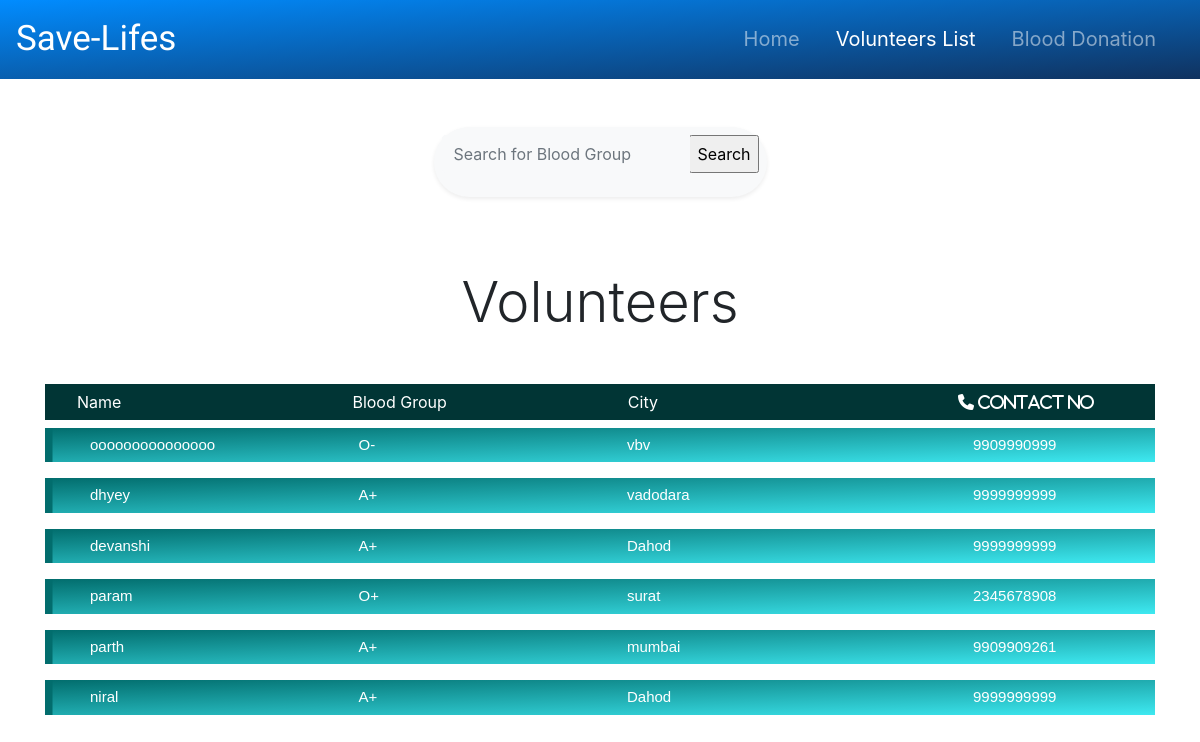
Before: /Blood_Donation/VolunteerList/ with the older database file.
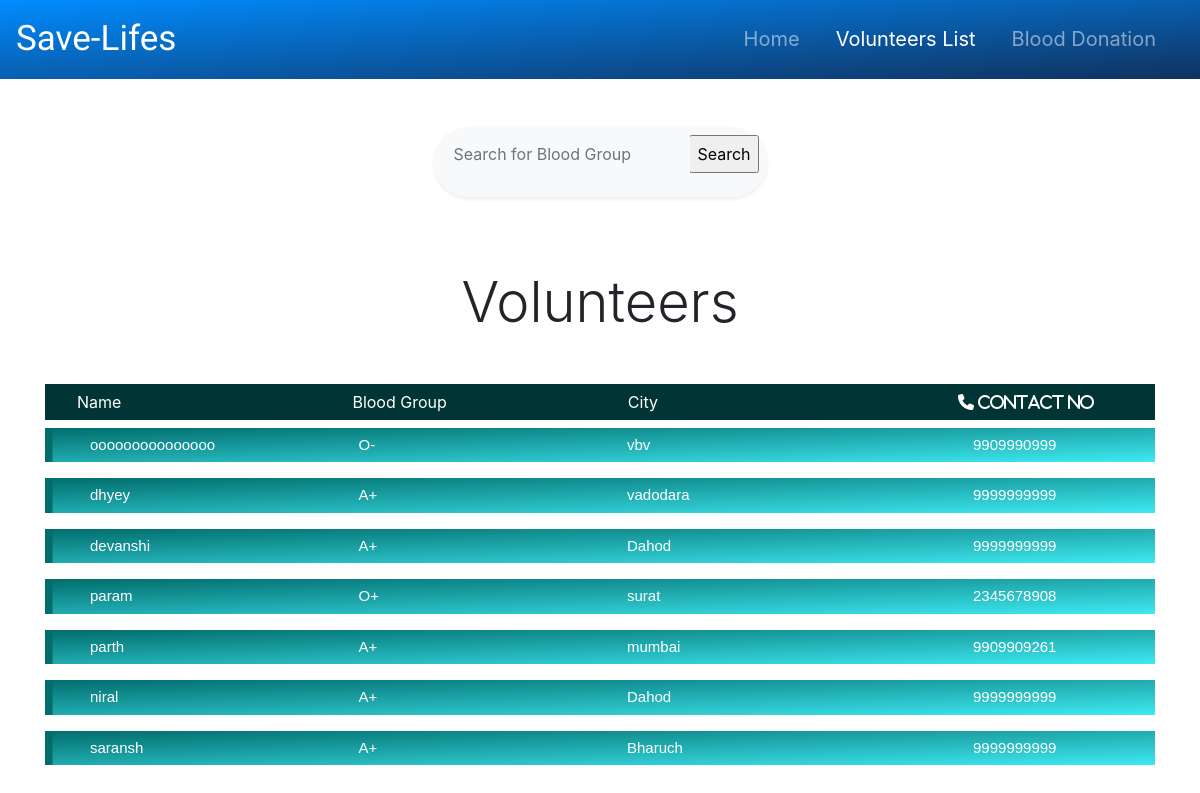
After: the same page with the newer database file.
### blood_donation/models.py (models this page shows)
class Volunteer(models.Model):
    volunteer_email=models.CharField(max_length=50,primary_key=True,help_text ='write your email')
    volunteer_name=models.CharField(max_length=30)
    volunteer_city=models.CharField(max_length=20)
    volunteer_mobile_no=models.CharField(max_length=10)
    volunteer_bloodGroup=models.CharField(max_length=10,default=None)
    volunteer_gender=models.CharField(max_length=10,default=None)

### blood_donation/views.py (the view)
def VolunteerList(request):
    volunteers=Volunteer.objects.all()
    return render(request,'VolunteerList.html',{'volunteers':volunteers})

### blood_donation/templates/VolunteerList.html (shortened to what this page needs)
<html>
<head>
    {% load static %}
    <link rel="stylesheet" type="text/css" href="{% static 'css/style3.css' %}">
    <link rel="stylesheet" href="https://stackpath.bootstrapcdn.com/bootstrap/4.4.1/css/bootstrap.min.css">
</head>
<body>
    <nav class="navbar navbar-expand-lg navbar-dark sticky-top" style="background:rgb(1, 140, 255); background: linear-gradient(to top left, #10325f, rgb(1, 140, 255) ); ">
        <a class="navbar-brand" href="#" style="font-size: 35px;">Save-Lifes</a>
        <div class="collapse navbar-collapse justify-content-end" id="navbarNavAltMarkup">
            <div class="navbar-nav" style="font-size: 20px;">
                <a class="nav-item nav-link" href="/Home/Homepage">Home</a>
                <a class="nav-item nav-link active" href="/Blood_Donation/VolunteerList">Volunteers List<span class="sr-only">(current)</span></a>
                <a class="nav-item nav-link" href="/Blood_Donation/BloodDonationHome">Blood Donation</a>
            </div>
        </div>
    </nav>
    <div class="container my-5">
        <div class="p-2 bg-light rounded-pill shadow-sm my-4" style="width:30%;margin: auto;">
            <form action="/Blood_Donation/searchBloodGroup/" method="GET" value="{{request.GET.q}}">
                <div class="input-group">
                    <input id="search" type="text" name="q" value="{{request.GET.q}}" placeholder="Search for Blood Group" aria-describedby="button-addon1" class="form-control border-0 bg-light" style="box-shadow: none;">
                    <div class="input-group-append">
                        <input type="submit" name="submit" value="Search" />
                    </div>
                </div>
            </form>
        </div>
         {% if volunteers %}
        <h2 class="text-center display-4 pt-5 mb-5">Volunteers</h2>
        <div class="list" style="background-color:rgb(1, 53, 53); color:white; padding: .4em .4em .4em 2em;">
            <div class="row">
                <div class="col">
                    Name
                </div>
                <div class="col">
                    Blood Group
                </div>
                <div class="col">
                    City
                </div>
                <div class="col text-center">
                    <i class="fa fa-phone" aria-hidden="true"> Contact No</i>
                </div>
            </div>
        </div>
        {% for vol in volunteers%}
        <div class="list-type4">
            <ol>
                <li>
                    <div class="row">
                        <div class="col">
                            {{vol.volunteer_name}}
                        </div>
                        <div class="col">
                            {{vol.volunteer_bloodGroup}}
                        </div>
                        <div class="col">
                            {{vol.volunteer_city}}
                        </div>
                        <div class="col text-center">
                            {{vol.volunteer_mobile_no}}
                        </div>
                    </div>
                </li>
            </ol>
        </div>
        {% endfor%} {% endif %}
    </div>
</body>
</html>

### blood_donation/static/css/style3.css (style rules this page uses)
.navbar-brand { font-family: 'Lobster', cursive; font-size: 30px; }
.navbar-nav a:after, .navbar-nav a:before { transition: all .5s; }
.navbar-nav a { position: relative; margin-right: 20px; }
.navbar-nav a:after { position: absolute; bottom: 0; left: 0; right: 0; margin: auto; width: 0%; content: '.'; color: transparent; background: #aaa; height: 1px; }
div.p-2 input[type=text] { box-shadow: 2px 2px 8px 1px rgb(0, 0, 0); }
.col { margin: auto; }

### blood_donation/templates/VolunteerList.html (style rules this page uses)
.list-type4 { width: 100%; margin: 0 auto; }
.list-type4 ol { counter-reset: li; list-style: none; *list-style: decimal; font-size: 15px; font-family: 'Raleway', sans-serif; padding: 0; }
.list-type4 .row { padding: .4em .4em .4em 2em; *padding: .4em; margin: .5em 0; background: rgb(2, 109, 109); background: linear-gradient(to top left, rgb(62, 233, 241), rgb(2, 109, 109)); color: white; text-decoration: none; box-shadow: inset 0.5em 0 rgb(2, 109, 109); -webkit-transition: box-shadow 1s; transition: box-shadow 1s; }

Changed rows visible on the page:
added Volunteer: volunteer_name "saransh", volunteer_bloodGroup "A+", volunteer_city "Bharuch", volunteer_mobile_no "9999999999"
